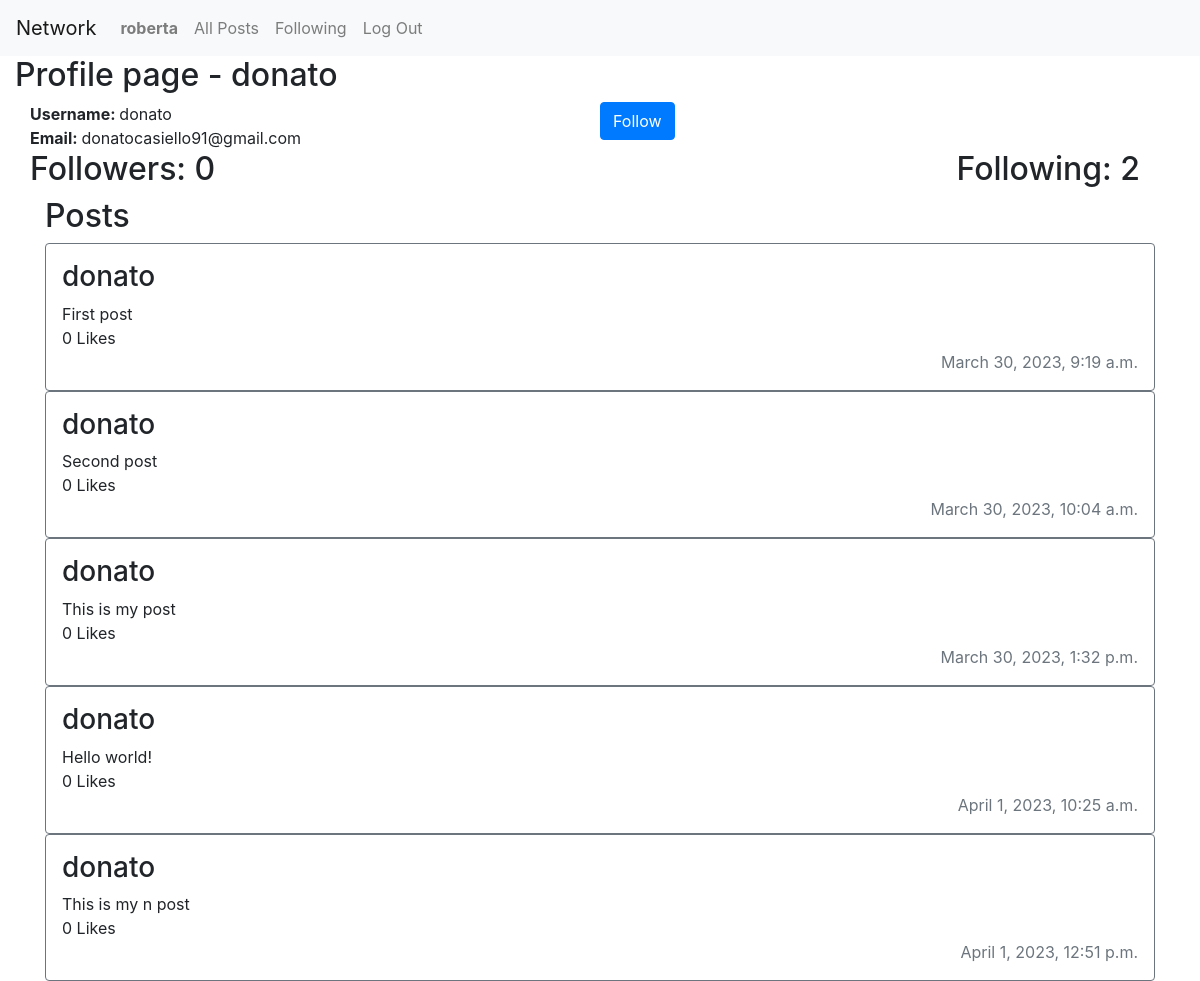
/profile/donato (signed in), run on the app's committed database.
### network/models.py (models this page shows)
class User(AbstractUser):
    pass

class Post(models.Model):
    user_id = models.ForeignKey(User, on_delete=models.CASCADE)
    content = models.TextField(max_length=280)
    n_likes = models.BigIntegerField(default=0)
    datetime = models.DateTimeField(auto_now_add=True)

### network/views.py (the view)
# urls.py: path("profile/<str:username>", views.profile, name="profile"),
def profile(request, username):
    user_profile = User.objects.get(username=username)
    user_profile_posts = Post.objects.filter(user_id=user_profile)
    followers_count = Follower.objects.filter(following=user_profile).count()
    following_count = Follower.objects.filter(user=user_profile).count()
    if request.user.is_authenticated:
        user = User.objects.get(id=request.user.id) # User who is signed in
        user_following = Follower.objects.filter(user=user)
        is_following = False
        for i in user_following:
            if i.following == user_profile:
                is_following = True
                break
            else:
                is_following = False
        context = {"user_profile_posts": user_profile_posts,
                "user_profile":user_profile,
                "user":user,
                "is_following":is_following,
                "followers_count":followers_count,
                "following_count":following_count}
        return render(request, "network/profile.html", context)
    else:
        context = {"user_profile_posts": user_profile_posts,
                "user_profile":user_profile,
                "followers_count":followers_count,
                "following_count":following_count}
        return render(request, "network/profile.html", context)

### network/templates/network/profile.html (shortened to what this page needs)
{% extends 'network/layout.html' %}
{% block body %}
<div class="container-fluid">
    <h2>Profile page - {{ user_profile.username }}</h2>
    <div class="container-fluid row justify-content-evenly">
            <div class="col">
                <div class="d-flex flex-column">
                    <span><strong>Username: </strong>{{ user_profile.username }}</span>
                    <span><strong>Email: </strong>{{ user_profile.email }}</span>
                </div>
            </div>
            <div class="col">
            {% if user.is_authenticated %}
                {% if user != user_profile %}
                    {% if is_following == False %}
                        <div>
                            <button onclick="followUser('{{ user_profile.id }}')" id="follow" data-user='{{ user_profile.id }}' class="btn btn-primary"
                                >Follow</button>
                        </div>
                    {% else %}
                        <div>
                            <button onclick="followUser('{{ user_profile.id }}')" id="follow" data-user='{{ user_profile.id }}' class="btn btn-secondary"
                                >Unfollow</button>
                        </div>
                    {% endif %}
                {% endif %}
            {% endif %}
            </div>
    </div>
    <div class="container row">
        <div class="col">
            <h2>Followers: <span id="followers-count">{{ followers_count }}</span></h2>
        </div>
        <div class="row">
            <h2>Following: <span id="following-count">{{ following_count }}</span></h2>
        </div>
    </div>
    <div class="container d-flex flex-column" id="posts">
        <div>
            <h2>Posts</h2>
        </div>
        {% for post in user_profile_posts %}
        <div class="d-flex flex-column border border-secondary rounded p-3">
            <h3>{{ post.user_id }}</h3>
            <span>{{ post.content }}</span>
            <span>{{ post.n_likes}} Likes</span>
            <span class="text-right text-muted">{{ post.datetime }}</span>
        </div>
        {% endfor %}
    </div>
</div>
{% endblock %}

### network/templates/network/layout.html (shortened to what this page needs)
{% load static %}
<!DOCTYPE html>
<html lang="en">
    <head>
        <link rel="stylesheet" href="https://stackpath.bootstrapcdn.com/bootstrap/4.4.1/css/bootstrap.min.css">
        <link href="{% static 'network/styles.css' %}" rel="stylesheet">
    </head>
    <body>
        <nav class="navbar navbar-expand-lg navbar-light bg-light">
            <a class="navbar-brand" href="#">Network</a>
            <div>
              <ul class="navbar-nav mr-auto">
                {% if user.is_authenticated %}
                    <li class="nav-item">
                        <a class="nav-link" href="{% url 'profile' user.username %}"><strong>{{ user.username }}</strong></a>
                    </li>
                {% endif %}
                <li class="nav-item">
                  <a class="nav-link" href="{% url 'index' %}">All Posts</a>
                </li>
                {% if user.is_authenticated %}
                    <li class="nav-item">
                        <a class="nav-link" href="#">Following</a>
                    </li>
                    <li class="nav-item">
                        <a class="nav-link" href="{% url 'logout' %}">Log Out</a>
                    </li>
                {% endif %}
              </ul>
            </div>
          </nav>
        <div class="body">
            {% block body %}
            {% endblock %}
        </div>
    </body>
</html>

### network/static/network/styles.css (style rules this page uses)
.border { border: 1px solid; border-collapse: collapse !important; border-radius: 25%; }

### data on the page
User: username "roberta"
User: username "donato", email "donatocasiello91@gmail.com"
Post: user_id "donato", content "First post", n_likes "0", datetime "March 30, 2023, 9:19 a.m."
Post: user_id "donato", content "Second post", n_likes "0", datetime "March 30, 2023, 10:04 a.m."
Post: user_id "donato", content "This is my post", n_likes "0", datetime "March 30, 2023, 1:32 p.m."
Post: user_id "donato", content "Hello world!", n_likes "0", datetime "April 1, 2023, 10:25 a.m."
Post: user_id "donato", content "This is my n post", n_likes "0", datetime "April 1, 2023, 12:51 p.m."

### other printed values
{{ followers_count }} "0"
{{ following_count }} "2"
